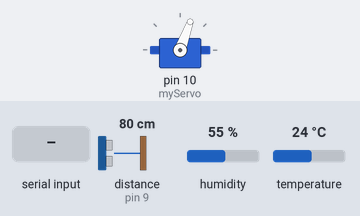
The sketch below on a simulated Arduino Uno, built with avr-gcc and run on an emulated ATmega328P. On the bench: servo. The inputs (shaded band) are chosen by the test bench; at power-on: distance to the obstacle (sensor on pin 9) 80 cm, humidity 55 %, temperature 24 °C. The echo pulse lasts 58.3 µs per cm; what the sketch prints to the serial monitor is not drawn.

Above: at 2.2 s.
2.3 s: byte 1 (1) received over Serial
At 11.8 s:
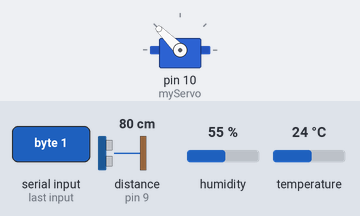
13.1 s: distance to the obstacle (sensor on pin 9) set to 146 cm
14.6 s: distance to the obstacle (sensor on pin 9) set to 155 cm
23.6 s: humidity set to 89 %
25.1 s: humidity set to 92 %
Timing chart, 0 to 28.1 s (numbered marks = the images above; inputs shaded):
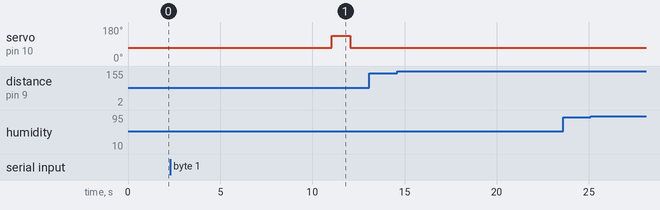

The sketch:

SK7-Code-PetFeeder.ino
```cpp
#include <Servo.h>
#include <SimpleDHT.h>
int pinDHT11 = 3;
SimpleDHT11 dht11;
Servo myServo;

unsigned long previousMillis = 0;
const long interval = 3 * 60 * 60 * 1000;  // 3 hours in milliseconds
int Trg = 8, Echo = 9;
float S = 0.0343;
float d, t;

void setup() {
  myServo.attach(10);  // Attaches the servo on pin 9 to the servo object
  myServo.write(70); // initiale angle
  pinMode(Trg, OUTPUT);
  pinMode(Echo, INPUT);
  Serial.begin(9600);

  delay(1000);
}


void loop() {
  unsigned long currentMillis = millis();  //current Time
  digitalWrite(Trg, HIGH);
  delayMicroseconds(2);
  digitalWrite(Trg, LOW);
  delayMicroseconds(10);
  t = pulseIn(Echo, HIGH);

  // Check if 3 hours have passed
  // if (currentMillis - previousMillis >= interval) {
  //   previousMillis = currentMillis;  // Save the current time

  //   // Perform the servo movement
  //   myServo.write(135);
  //   delay(1000);
  //   myServo.write(70);
  // }

byte temperature = 0;
byte humidity = 0;
if (dht11.read(pinDHT11, &temperature, &humidity, NULL))
{
return;
}
Serial.print((int)temperature);
Serial.print("C");
Serial.print("|");
if((int)humidity > 90 )
{
Serial.print("Not Safe To Consume");
}
else
{
Serial.print("Safe To Consume");
}
Serial.print("|");

  d = (S * t) / 2;
 if (d <= 150) {
  Serial.print("near");
}
else {
  Serial.print("Far");

  }
Serial.print("|");

delay(5000);

  while (Serial.available()) {
    int servoButton = Serial.read();
    if (servoButton == 1) {
      myServo.write(135);
      delay(1000);
      myServo.write(70);
    }
  }
}
```

Measured:
- after the input at 2.3 s, servo on pin 10 (myServo): 70° → 135° after 8.8 s, → 70° 1.0 s later
- after the input at 13.1 s, every drawn part: stays the same
- after the input at 14.6 s, every drawn part: stays the same
- after the input at 23.6 s, every drawn part: stays the same
- after the input at 25.1 s, every drawn part: stays the same
